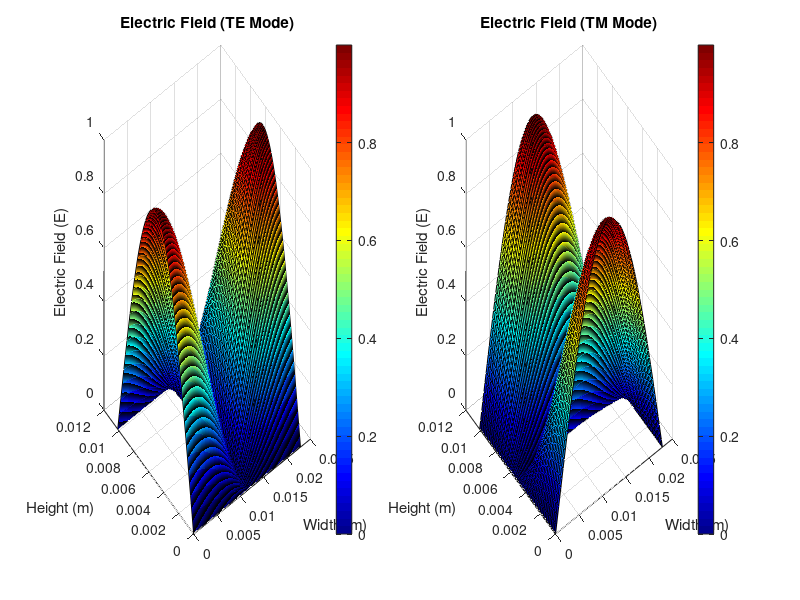

Write the MATLAB code that produced this figure.
%waveguide
 
% Constants and dimensions
a = 0.02286; % Width of the waveguide (in meters)
b = 0.01016; % Height of the waveguide (in meters)
f = 10e9; % Frequency (10 GHz)
c = 3e8; % Speed of light (in meters per second)
lambda = c / f; % Wavelength (in meters)
 
% Spatial grid
x = linspace(0, a, 100); % Grid along the width
y = linspace(0, b, 50); % Grid along the height
z = linspace(0, lambda/2, 25); % Grid along the depth (half-wavelength)
 
% Create a 3D grid
[x_grid, y_grid, z_grid] = meshgrid(x, y, z); 
% TE Mode (TE10)
kx_TE10 = pi / a; 
E_TE10 = cos(kx_TE10 * x_grid) .* sin(pi * y_grid / b) .* cos(2 * pi * f * z_grid / c); 
 
% TM Mode (TM11)
kx_TM11 = pi / a; 
ky_TM11 = pi / b; 
E_TM11 = sin(kx_TM11 * x_grid) .* cos(ky_TM11 * y_grid) .* cos(2 * pi * f * z_grid / c); 
 
% Visualization
figure; 
subplot(1, 2, 1); 
surf(x_grid(:,:,1), y_grid(:,:,1), abs(E_TE10(:,:,1))); 
title('Electric Field (TE Mode)');
xlabel('Width (m)');
ylabel('Height (m)');
zlabel('Electric Field (E)');
colormap('jet');
colorbar; 
 
subplot(1, 2, 2); 
surf(x_grid(:,:,1), y_grid(:,:,1), abs(E_TM11(:,:,1))); 
title('Electric Field (TM Mode)');
xlabel('Width (m)');
ylabel('Height (m)');
zlabel('Electric Field (E)');
colormap('jet');
colorbar; 
